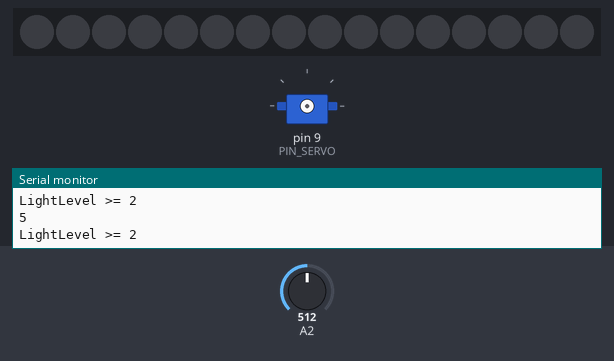
The sketch below on a simulated Arduino Uno, built with avr-gcc and run on an emulated ATmega328P. On the bench: 16 RGB LEDs in strip order, left to right, servo, the last lines printed to the serial monitor. Wiring (inferred from the names in the program): servo: signal pin 9. The test bench sets the inputs (shaded band); at power-on: A2 = 512. Dim RGB values are drawn brighter than linear; servo pulses on a pin are drawn as a servo (544–2400 µs = 0–180°).

Above: at 2.2 s.
2.3 s: A2 set to 214
3.8 s: A2 set to 193
At 4.9 s:
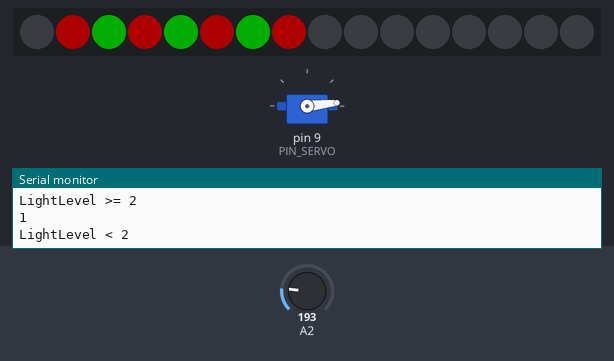
5.4 s: A2 set to 511
At 7.6 s:
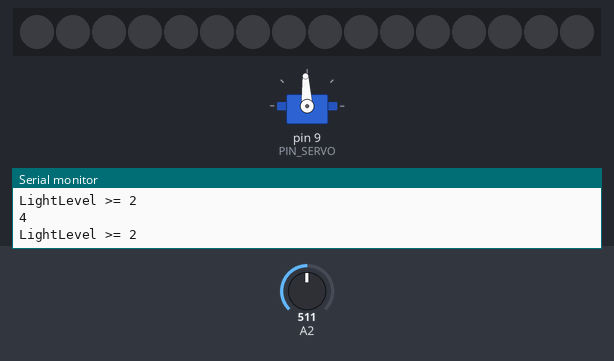
8.2 s: A2 set to 75
At 9.69 s:
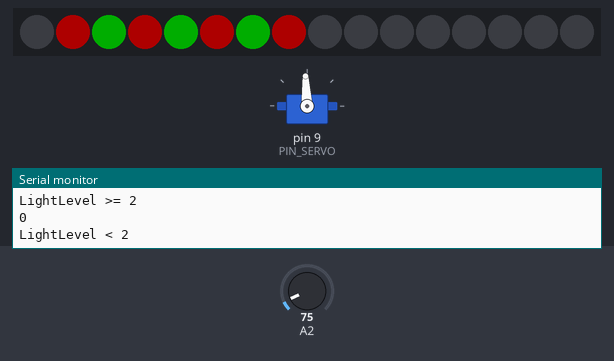
9.7 s: A2 set to 266
At 10.4 s:
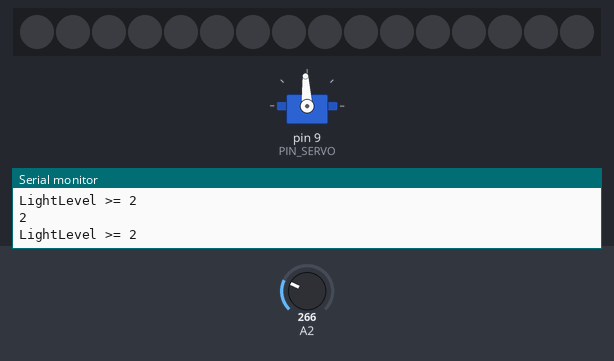
11.2 s: A2 set to 160
At 12.2 s:
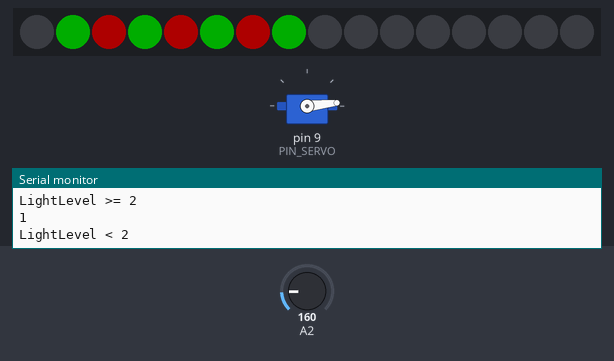
Timing chart, 0 to 13.7 s (numbered marks = the images above; inputs shaded):
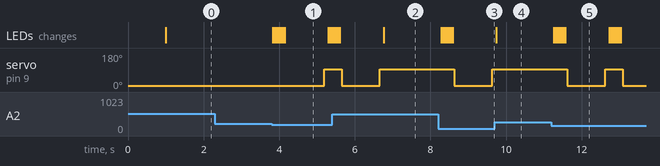

Measured:
- the behaviour switches between 205 and 204 on A2 (found by bisection; images 0 and 1)
- after the input at 3.8 s, servo on pin 9 (PIN_SERVO): 6° → 93° after 1.4 s; the LEDs: first change at once (image 1 shows a later state)
- after the input at 5.4 s, servo on pin 9 (PIN_SERVO): goes on until 6.7 s, then stays 93°; the LEDs: first differ from a run without the input after 1.4 s (image 2)
- after the input at 8.2 s, servo on pin 9 (PIN_SERVO): 93° → 6° after 0.43 s, → 93° 1.0 s later; the LEDs: first change after 0.08 s (image 3 shows a later state)
- after the input at 9.7 s, servo on pin 9 (PIN_SERVO): stays 93° (without the input it goes to 6° after 0.40 s); the LEDs: change at once (image 4)
- after the input at 11.2 s, servo on pin 9 (PIN_SERVO): 93° → 6° after 0.42 s, → 93° 1.0 s later, → 6° 0.46 s later; the LEDs: first change after 0.06 s (image 5 shows a later state)

The sketch:

BirdCode.ino
```cpp
#include <Wire.h>
#include <Adafruit_NeoPixel.h>

#define PIN_SERVO 9
#define PIN_NEOPIXEL 8

#define NUMPIXELS 16
#define BRIGHTNESS 10

// Constants for servo control
#define SERVOMIN  600  // This is the 'minimum' pulse length in microseconds
#define SERVOMAX  2400 // This is the 'maximum' pulse length in microseconds

Adafruit_NeoPixel pixels = Adafruit_NeoPixel(NUMPIXELS, PIN_NEOPIXEL, NEO_GRB + NEO_KHZ800);

int c = 0;

const uint32_t RED = pixels.Color(50, 0, 0, 0);
const uint32_t GREEN = pixels.Color(0, 50, 0, 0);
const uint32_t BLUE = pixels.Color(0, 0, 50, 0);
const uint32_t CYAN = pixels.Color(0, 50, 50, 0);
const uint32_t PURPLE = pixels.Color(50, 0, 50, 0);
const uint32_t YELLOW = pixels.Color(50, 50, 0, 0);
const uint32_t WHITE = pixels.Color(50, 50, 50, 0);
const uint32_t OFF = pixels.Color(0, 0, 0, 0);

void setup() {
  delay(1000); // Delay for 1 second
  Serial.begin(9600);
  pixels.begin();
  pinMode(PIN_SERVO, OUTPUT);
}

void loop() {
  int Voltage = analogRead(2);   //Reads the voltage across the potential divider
  int LightLevel = map(Voltage, 0, 1023, 0, 10);    //Maps the voltage to a variable lightlevel
  Serial.println(LightLevel);
  if (LightLevel < 2) {
    Serial.println("LightLevel < 2");
    Colour_Christmas();
  // sweepServo(0, 90, 5);
  setServoPosition(0);
  delay(1000);
  setServoPosition(90);
  delay(100);
  } else {
    Serial.println("LightLevel >= 2");
    pixels.clear();
    pixels.show();
    delay(100);
  }
}

void rainbowCycle(uint8_t wait) {
  for (int j = 0; j < 256 * 5; j++) {
    for (int i = 0; i < pixels.numPixels(); i++) {
      pixels.setPixelColor(i, Wheel(((i * 256 / pixels.numPixels()) + j) & 255));
    }
    pixels.show();
    delay(wait);
  }
}

void Colour_Christmas(){    //Sets all but the middle pixel to rotating rainbow colours
  // Serial.println("Case Christmas");
  uint32_t colours [6] = {RED, GREEN, RED, GREEN, RED, GREEN};
  for(int i = 1; i < 8; i++){
    pixels.setPixelColor(i, colours[c]);
    pixels.show();
    delay(50);
    c++;
    if(c == 6){   //Resets the colour back to the start of the array
      c = 0;
    }
  }
}

void sweepServo(int startPos, int endPos, int step) {
  Serial.print("Sweeping from ");
  for (int pos = startPos; pos <= endPos; pos += step) {
    setServoPosition(pos);
    delay(15);
  }
  for (int pos = endPos; pos >= startPos; pos -= step) {
    setServoPosition(pos);
    delay(15);
  }
}

void setServoPosition(int pos) {
  int pulseWidth = map(pos, 0, 180, SERVOMIN, SERVOMAX);
  digitalWrite(PIN_SERVO, HIGH);
  delayMicroseconds(pulseWidth);
  digitalWrite(PIN_SERVO, LOW);
  delayMicroseconds(20000 - pulseWidth);  // 20ms - pulseWidth
}

uint32_t Wheel(byte WheelPos) {
  WheelPos = 255 - WheelPos;
  if (WheelPos < 85) {
    return pixels.Color(255 - WheelPos * 3, 0, WheelPos * 3);
  }
  if (WheelPos < 170) {
    WheelPos -= 85;
    return pixels.Color(0, WheelPos * 3, 255 - WheelPos * 3);
  }
  WheelPos -= 170;
  return pixels.Color(WheelPos * 3, 255 - WheelPos * 3, 0);
}
```
